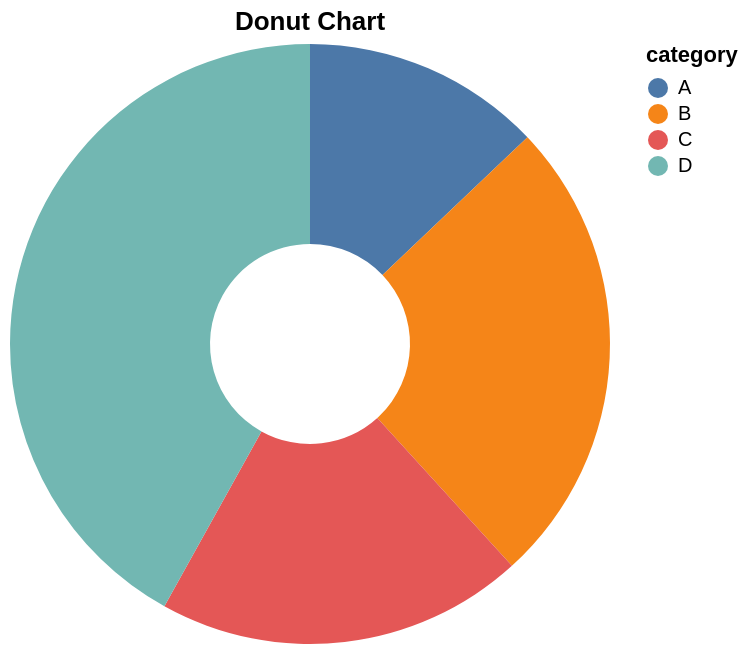

Express this chart as Vega-Lite.
### Vega-Lite specification from a JSON file in a GitHub repository (floating-point values rounded to 4 significant figures)
{"$schema": "https://vega.github.io/schema/vega-lite/v5.json", "description": "A donut chart.", "data": {"values": [{"category": "A", "value": 28}, {"category": "B", "value": 55}, {"category": "C", "value": 43}, {"category": "D", "value": 91}]}, "mark": {"type": "arc", "innerRadius": 50}, "encoding": {"theta": {"field": "value", "type": "quantitative"}, "color": {"field": "category", "type": "nominal"}}, "title": "Donut Chart"}
